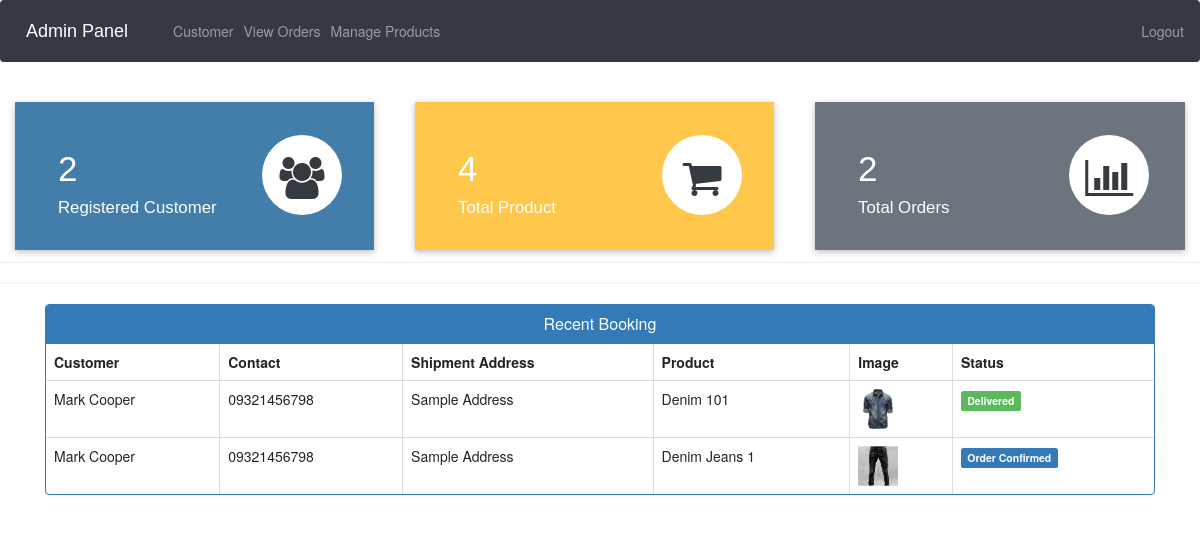
The app's page /admin-dashboard (signed in) with its own data.
### ecom/models.py (models this page shows, shortened)
class Customer(models.Model):
    user=models.OneToOneField(User,on_delete=models.CASCADE)
    profile_pic= models.ImageField(upload_to='profile_pic/CustomerProfilePic/',null=True,blank=True)
    address = models.CharField(max_length=40)
    mobile = models.CharField(max_length=20,null=False)
    @property
    def get_name(self):
        return self.user.first_name+" "+self.user.last_name

class Orders(models.Model):
    STATUS =(
        ('Pending','Pending'),
        ('Order Confirmed','Order Confirmed'),
        ('Out for Delivery','Out for Delivery'),
        ('Delivered','Delivered'),
    )
    customer=models.ForeignKey('Customer', on_delete=models.CASCADE,null=True)
    product=models.ForeignKey('Product',on_delete=models.CASCADE,null=True)
    email = models.CharField(max_length=50,null=True)
    address = models.CharField(max_length=500,null=True)
    mobile = models.CharField(max_length=20,null=True)
    order_date= models.DateField(auto_now_add=True,null=True)
    status=models.CharField(max_length=50,null=True,choices=STATUS)

class Product(models.Model):
    name=models.CharField(max_length=40)
    product_image= models.ImageField(upload_to='product_image/',null=True,blank=True)
    price = models.PositiveIntegerField()
    description=models.CharField(max_length=40)

### ecom/views.py (the view)
# urls.py: path('admin-dashboard', views.admin_dashboard_view,name='admin-dashboard'),
@login_required(login_url='adminlogin')
def admin_dashboard_view(request):
    customercount=models.Customer.objects.all().count()
    productcount=models.Product.objects.all().count()
    ordercount=models.Orders.objects.all().count()
    orders=models.Orders.objects.all()
    ordered_products=[]
    ordered_bys=[]
    for order in orders:
        ordered_product=models.Product.objects.all().filter(id=order.product.id)
        ordered_by=models.Customer.objects.all().filter(id = order.customer.id)
        ordered_products.append(ordered_product)
        ordered_bys.append(ordered_by)
    mydict={
    'customercount':customercount,
    'productcount':productcount,
    'ordercount':ordercount,
    'data':zip(ordered_products,ordered_bys,orders),
    }
    return render(request,'ecom/admin_dashboard.html',context=mydict)

### templates/ecom/admin_dashboard.html
{% extends 'ecom/admin_base.html' %}
{% load static %}
{% block content %}
<br>
{%include 'ecom/admin_dashboard_cards.html'%}
<br><br><br><br><br>
<hr><hr>
<div class="container" >
    <div class="panel panel-primary" >
      <div class="panel-heading" style="text-align:center;">
        <h6 class="panel-title">Recent Booking</h6>
      </div>
      <table class="table table-hover table-bordered" id="dev-table">
        <thead>
          <tr>
            <th>Customer</th>
            <th>Contact</th>
            <th>Shipment Address</th>
            <th>Product</th>
            <th>Image</th>
            <th>Status</th>
          </tr>
        </thead>
        {% for product,customer,order in data %}
        <tr>
          {% for c in customer %}
          <td> {{c.get_name}}</td>
          <td>{{c.mobile}}</td>
          <td>{{order.address}}</td>
          {% endfor %}
          {% for p in product %}
          <td> {{p.name}}</td>
          <td> <img src="{% static p.product_image.url %}" alt="Profile Pic" height="40px" width="40px" /></td>
          {% if order.status == 'Pending'%}
          <td> <span class="label label-info">{{order.status}}</span></td>
          {% elif order.status == 'Delivered' %}
          <td> <span class="label label-success">{{order.status}}</span></td>
          {% elif order.status == 'Out for Delivery' %}
          <td> <span class="label label-warning">{{order.status}}</span></td>
          {%else%}
            <td> <span class="label label-primary">{{order.status}}</span></td>
          {%endif%}
          {% endfor %}
        </tr>
        {% endfor %}
      </table>
  </div>
</div>
{% endblock content %}

### records on screen
Orders: address "Sample Address", status "Delivered"
Customer: get_name "Mark Cooper", mobile "09321456798"
Product: name "Denim 101", product_image (picture)
Orders: address "Sample Address", status "Order Confirmed"
Product: name "Denim Jeans 1", product_image (picture)

### other values on screen
{{ customercount }} "2"
{{ productcount }} "4"
{{ ordercount }} "2"
